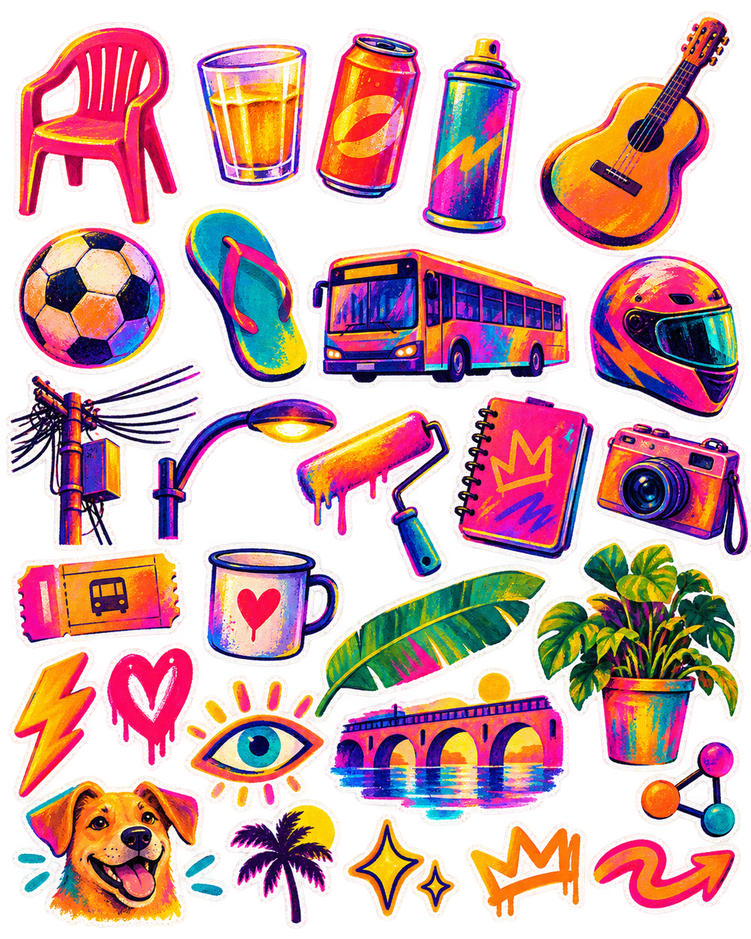
#> input picture rastro mouse.png, 751 x 939 px, shrunk from 1122 x 1402 before the run
$ python analyze-sticker-sheet.py
#> lines starting #> are read from the running program, lines starting #| are printed output that depends on the picture; after the words box and inside, x2 and y2 are one past the last pixel; in counts of white or black regions, pixels touching at a corner belong together
from pathlib import Path
from PIL import Image, ImageFilter, ImageDraw
import numpy as np

ROOT = Path(__file__).resolve().parents[1]
OUT = ROOT / 'src/assets/stickers'
OUT.mkdir(parents=True, exist_ok=True)
source = Image.open(ROOT / 'rastro mouse.png').convert('RGBA')
#> source is the input picture: PIL image 751x939 RGBA; mean R, G, B, A 152.1, 111.3, 114.4, 163
alpha = source.getchannel('A')
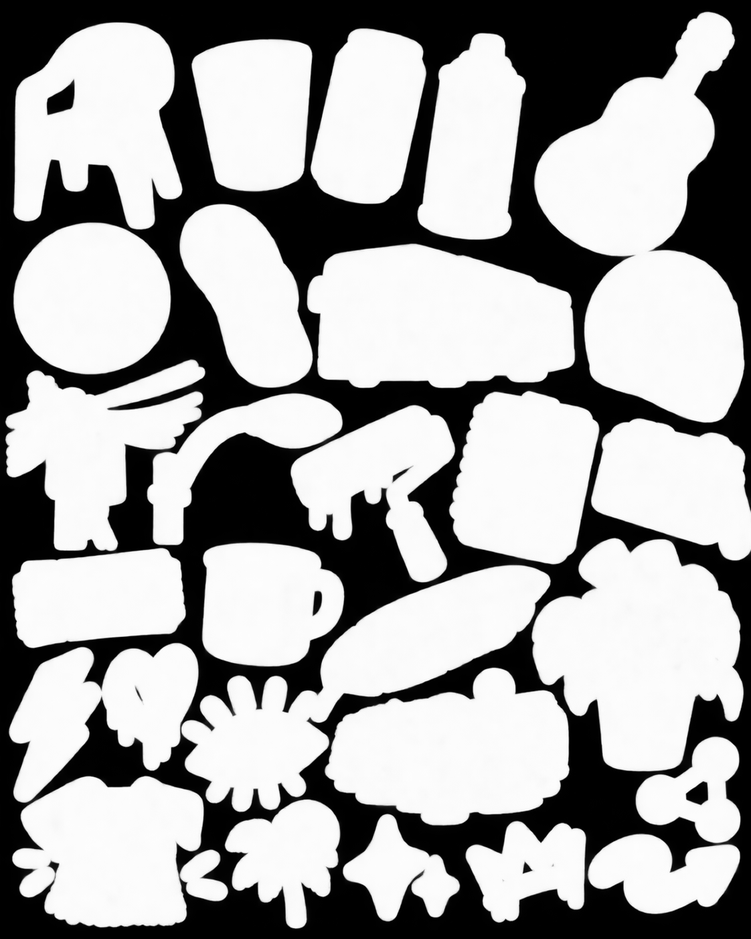
#> alpha: PIL image 751x939 L; min 0, max 255, mean 163

def components(mask, with_labels=False):
    pixels = np.asarray(mask).copy()
    height, width = pixels.shape
    labels = np.zeros((height, width), dtype=np.int32)
    regions = []
    label = 0
    for y in range(height):
        for x in range(width):
            if not pixels[y, x] or labels[y, x]:
                continue
            label += 1
            todo = [(x, y)]
            labels[y, x] = label
            xmin = xmax = x
            ymin = ymax = y
            count = 0
            while todo:
                px, py = todo.pop()
                count += 1
                xmin = min(xmin, px)
                xmax = max(xmax, px)
                ymin = min(ymin, py)
                ymax = max(ymax, py)
                for nx, ny in ((px - 1, py), (px + 1, py), (px, py - 1), (px, py + 1)):
                    if 0 <= nx < width and 0 <= ny < height and pixels[ny, nx] and not labels[ny, nx]:
                        labels[ny, nx] = label
                        todo.append((nx, ny))
            if count > 100:
                regions.append((count, (xmin, ymin, xmax + 1, ymax + 1), label))
    regions = sorted(regions, reverse=True)
    return (regions, labels) if with_labels else regions

if __name__ == '__main__':
    for radius in (1, 3, 5, 9):
        mask = alpha.point(lambda v: 255 if v > 128 else 0)
        if radius > 1:
            mask = mask.filter(ImageFilter.MinFilter(radius))
        regions = components(mask)
        print(radius, len(regions), regions[:35])
#> this loop made 4 passes
#> (printed output is left out)
#> pass 2, `mask = mask.filter(ImageFilter.MinFilter(radius))`:
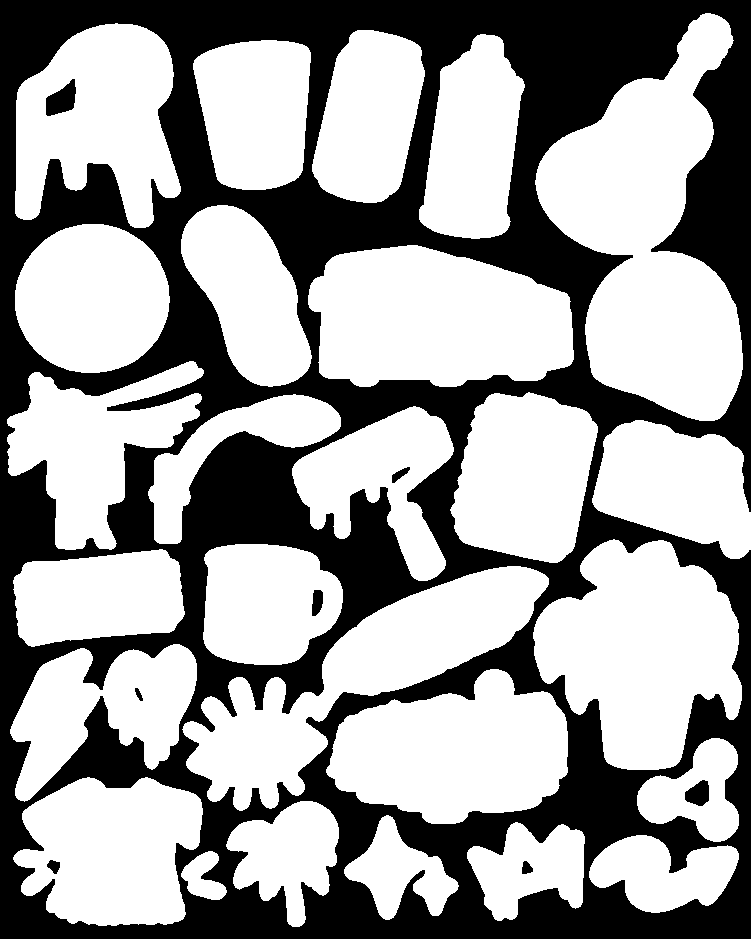
#> mask: PIL image 751x939 L; 61.9% white; 8 black regions, largest, box (x1, y1, x2, y2) and area: (0, 0, 751, 939) 266939, (46, 79, 76, 116) 691, (685, 780, 709, 806) 448
#> pass 3, `mask = mask.filter(ImageFilter.MinFilter(radius))`:
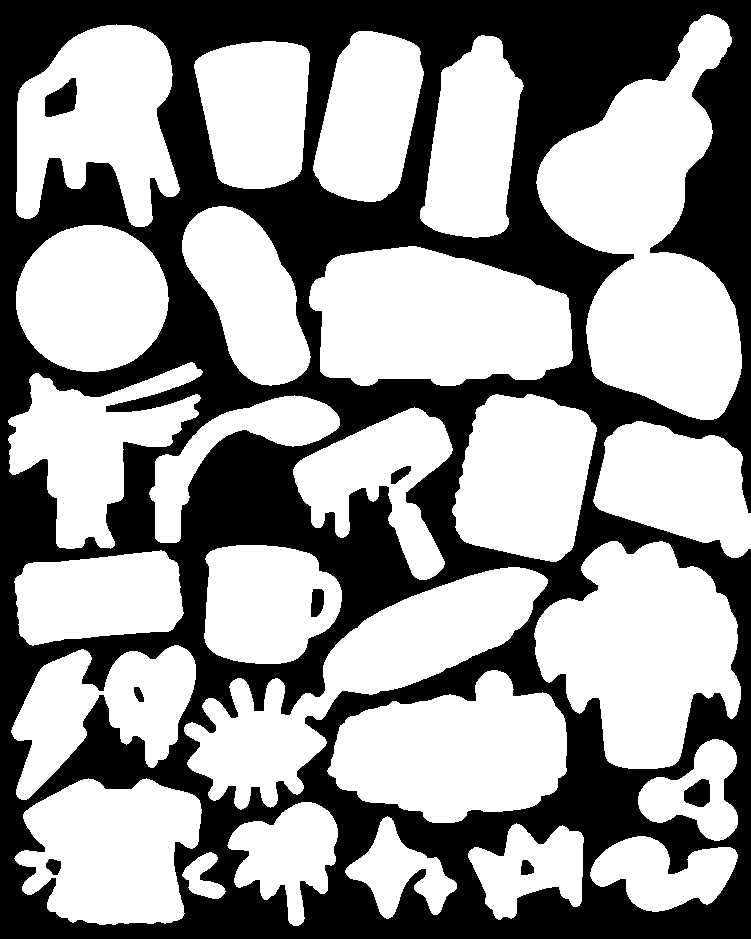
#> mask: PIL image 751x939 L; 59% white; 8 black regions, largest, box (x1, y1, x2, y2) and area: (0, 0, 751, 939) 286858, (45, 78, 77, 117) 829, (684, 779, 710, 807) 552
#> after the loop:
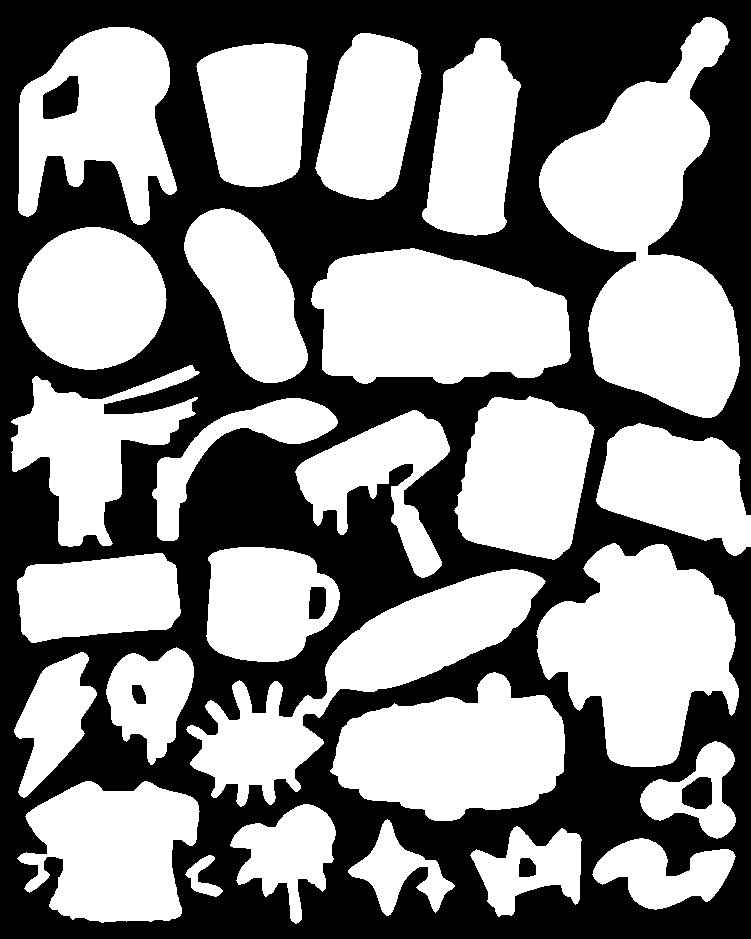
#> mask: PIL image 751x939 L; 53.3% white; 6 black regions, box (x1, y1, x2, y2) and area: (0, 0, 751, 939) 326485, (43, 76, 79, 119) 1129, (682, 777, 712, 809) 784, (309, 587, 326, 619) 488, (519, 858, 536, 877) 284, (132, 685, 146, 704) 217
